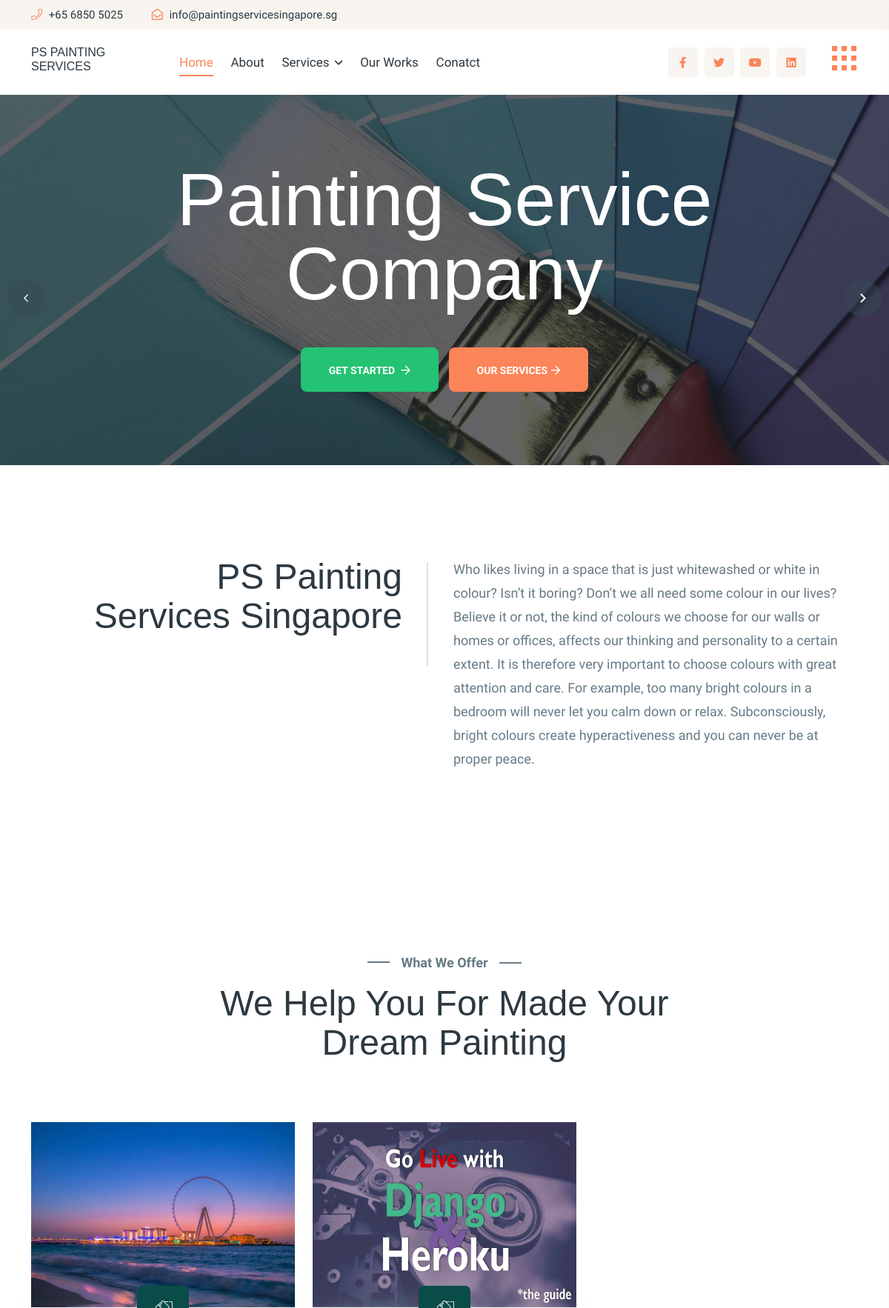
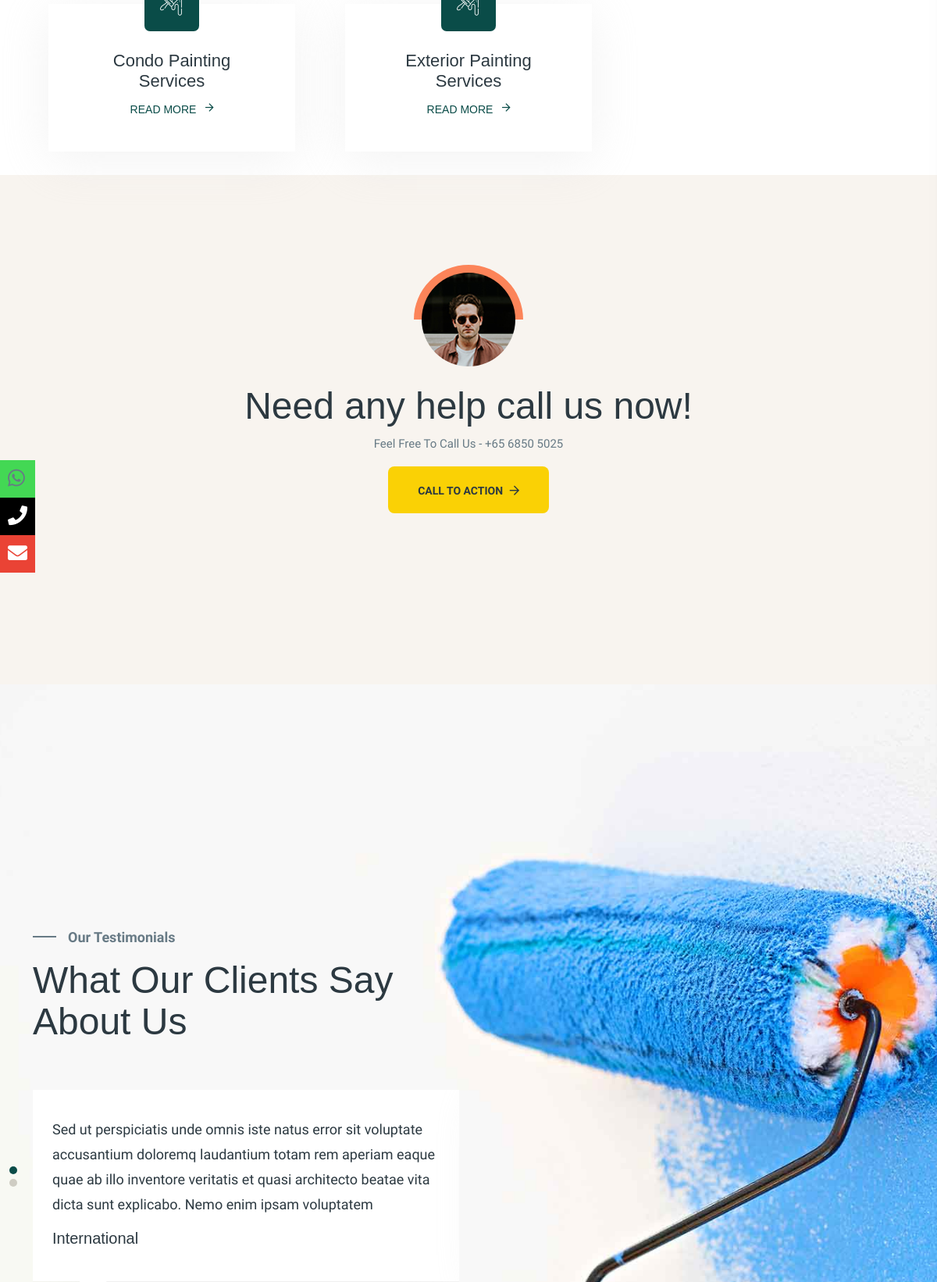
The page / (upper part) on the database its author committed (2 pictures, top to bottom).
### homeapp/models.py (models this page shows, shortened)
class Services(models.Model):
    name= models.CharField(max_length=255, null=True)
    short_description =models.TextField(null=True,blank=True)
    details = models.TextField(null=True,blank=True)
    thumnail_images =  models.ImageField(null=True,blank=True,upload_to="services_images")

class Review(models.Model):
    name = models.CharField(max_length=255, null=True)
    details = models.TextField(max_length=255, null=True)

### homeapp/views.py (the view, shortened to what this page needs)
# urls.py: path('', views.home,name="homepage"),
def home(request):
    services= Services.objects.all()
    reviews= Review.objects.all()
    context ={
        'services':services,
        'reviews':reviews
    }
    return render(request,'homeapp/home.html',context)

### homeapp/context_processors.py (called while the page is built)
def get_services_to_context(request):
    all_services = Services.objects.all()
    return {
        'all_services': all_services
    }

### templates/homeapp/home.html (shortened to what this page needs)
{% extends 'base.html' %}
{% load static %}
{% block content %}
  <section class="slider__area">
   <div class="slider__active swiper-container">
      <div class="swiper-wrapper">
         <div class="single-slider swiper-slide slider__height slider__overlay d-flex align-items-center" data-background="assets/img/slider/slider-1.jpg">
            <div class="container">
               <div class="row">
                  <div class="col-xxl-12">
                     <div class="slider__content text-center">
                        <h2 class="slider__title" data-animation="fadeInUp" data-delay=".4s">Painting Service Company</h2>
                        <div class="slider__btn" data-animation="fadeInUp" data-delay=".6s">
                           <a href ="{% url 'homeapp:contactpage' %}" class="r-btn r-btn-green mr-10">get started <i class="far fa-arrow-right"></i></a>
                           <a href ="{% url 'homeapp:servicepage' %}" class="r-btn">our services<i class="far fa-arrow-right"></i></a>
                        </div>
                     </div>
                  </div>
               </div>
            </div>
         </div>
         <div class="single-slider swiper-slide slider__height slider__overlay d-flex align-items-center" data-background="assets/img/slider/slider-3.jpg">
            <div class="container">
               <div class="row">
                  <div class="col-xxl-12">
                     <div class="slider__content text-center">
                        <h2 class="slider__title" data-animation="fadeInUp" data-delay=".4s">Painting Service Company</h2>
                        <div class="slider__btn" data-animation="fadeInUp" data-delay=".6s">
                           <a href ="contact.html" class="r-btn r-btn-green mr-10">get started </a>
                           <a href ="services.html" class="r-btn">our services</a>
                        </div>
                     </div>
                  </div>
               </div>
            </div>
         </div>
      </div>
      <div class="slider__nav">
         <div class="swiper-button-prev swiper-slider-nav">
            <i class="fal fa-angle-left"></i>
         </div>
         <div class="swiper-button-next swiper-slider-nav">
            <i class="far fa-angle-right"></i>
         </div>
      </div>
   </div>
</section>
      <section class="features__area pt-125 pb-100 fix">
       <div class="container">
          <div class="row">
             <div class="col-xxl-5 col-xl-6 col-lg-6">
                <div class="features__wrapper-3 features__wrapper-border pr-45">
                   <div class="section__title-wrapper mb-80 text-lg-end">
                      <h2 class="section__title section__title-2"> PS Painting <br>  Services Singapore</h2>
                   </div>
                </div>
             </div>
             <div class="col-xxl-6 offset-xxl-1 col-xl-6 col-lg-6">
                <div class="features__wrapper-3">
                   <p>Who likes living in a space that is just whitewashed or white in colour? Isn’t it boring? Don’t we all need some colour in our lives? Believe it or not, the kind of colours we choose for our walls or homes or offices, affects our thinking and personality to a certain extent. It is therefore very important to choose colours with great attention and care. For example, too many bright colours in a bedroom will never let you calm down or relax. Subconsciously, bright colours create hyperactiveness and you can never be at proper peace.</p>
                </div>
             </div>
          </div>
       </div>
    </section>
            <section class="services__area p-relative z-index-11 pt-130">
             <div class="container">
                <div class="row">
                   <div class="col-xxl-8 offset-xxl-2 col-xl-8 offset-xl-2 col-lg-10 offset-lg-1">
                      <div class="section__title-wrapper mb-80 text-center">
                         <span class="section__title-pre section__title-pre-3 center">What We Offer</span>
                         <h2 class="section__title section__title-2">We Help You For Made Your Dream Painting</h2>
                      </div>
                   </div>
                </div>
                <div class="row">
                  {% for service in services%}
                  <div class="col-xxl-4 col-xl-4 col-lg-6 col-md-6">
                     <div class="services__item services__item-2 p-relative mb-30">
                        <div class="services__thumb w-img">
                           <img src="{{service.thumnail_images.url}}" alt="" style="height:250px;">
                        </div>
                        <div class="services__content services__content-2 text-center">
                           <div class="services__icon services__icon-2">
                              <i class="flaticon-paint-1"></i>
                           </div>
                           <h3 class="services__title">
                              <a href="{% url 'homeapp:services_details' service.pk %}">{{service.name}}</a>
                           </h3>
                           <a href="{% url 'homeapp:services_details' service.pk %}" class="link-btn-2">
                              read more
                              <i class="far fa-arrow-right"></i>
                           </a>
                        </div>
                     </div>
                  </div>
                  {% endfor %}
               </div>
             </div>
          </section>
          <section class="testimonial__area pt-125 pb-130 grey-bg p-relative z-index-1">
            <div class="container">
               <div class="row">
                  <div class="col-xxl-6 offset-xxl-3">
                     <div class="section__title-wrapper mb-80 text-center">
                        <div class="testimonial__thumb mb-25">
                           <img src="{% static 'img/testimonial/testi-1.jpg' %}" alt="">
                        </div>
                        <h2 class="section__title section__title-2">Need any help call us now!</h2>
                        <p>Feel Free To Call Us - +65 6850 5025</p>
                        <a href="tel:68505025" class="r-btn r-btn-yellow">Call to action <i class="far fa-arrow-right"></i></a>
                     </div>
                  </div>
               </div>
            </div>
         </section>
      <section class="testimonial__area testimonial__area-2 pt-310 pb-130"
      data-background="{% static 'img/testimonial/03/testimonial-bg.jpg' %}">
       <div class="container">
          <div class="row">
             <div class="col-xxl-5 col-xl-6 col-lg-6 col-md-8">
                <div class="testimonial__wrapper-3">
                   <div class="section__title-wrapper mb-60 ">
                      <span class="section__title-pre section__title-pre-3">Our Testimonials</span>
                      <h2 class="section__title section__title-2">What Our Clients Say About Us</h2>
                   </div>
                   <div class="testimonial__slider-wrapper p-relative">
                      <div class="testimonial-pagination"></div>
                      <div class="testimonial__slider-3 swiper-container p-relative">
                         <div class="swiper-wrapper">
                           {% for review in reviews %}
                         <div class="testimonial__item-3 swiper-slide">
                            <div class="testimonial__content-3 white-bg">
                               <p> {{review.details}} </p>
                               <div class="testimonial__avater-info-3">
                                  <h4>{{review.name}}</h4>
                               </div>
                            </div>
                         </div>
                         {% endfor %}
                         </div>
                      </div>
                   </div>
                </div>
             </div>
          </div>
       </div>
    </section>
{% endblock %}

### static/css/default.css (style rules this page uses)
.mb-25 { margin-bottom:25px }
.mb-30 { margin-bottom:30px }
.mb-60 { margin-bottom:60px }
.mb-80 { margin-bottom:80px }
.mr-10 { margin-right:10px }
.pt-125 { padding-top:125px }
.pt-130 { padding-top:130px }
.pb-100 { padding-bottom:100px }
.pb-130 { padding-bottom:130px }
.pr-45 { padding-right:45px }

### rows shown on the page
Services: thumnail_images (picture), name "Condo Painting Services"
Services: thumnail_images (picture), name "Exterior Painting Services"
Review: details "Sed ut perspiciatis unde omnis iste natus error sit voluptate accusantium doloremq laudantium totam rem aperiam eaque quae ab illo inventore veritatis et quasi architecto beatae vita dicta sunt explicabo. Nemo enim ipsam voluptatem", name "International"
